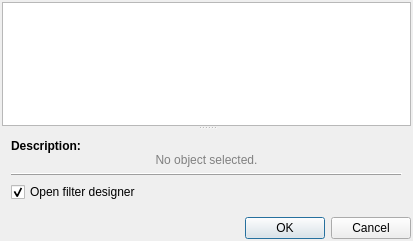
<?xml version="1.0" encoding="UTF-8"?>
<ui version="4.0">
 <class>NewSnapshotFilterWorkPanel</class>
 <widget class="QWidget" name="NewSnapshotFilterWorkPanel">
  <property name="geometry">
   <rect>
    <x>0</x>
    <y>0</y>
    <width>413</width>
    <height>241</height>
   </rect>
  </property>
  <property name="windowTitle">
   <string>New snapshot filter</string>
  </property>
  <layout class="QVBoxLayout" name="verticalLayout_2">
   <property name="margin">
    <number>2</number>
   </property>
   <item>
    <widget class="QSplitter" name="splitter">
     <property name="orientation">
      <enum>Qt::Vertical</enum>
     </property>
     <widget class="QListView" name="listView">
      <property name="sizePolicy">
       <sizepolicy hsizetype="Preferred" vsizetype="Preferred">
        <horstretch>0</horstretch>
        <verstretch>0</verstretch>
       </sizepolicy>
      </property>
      <property name="focusPolicy">
       <enum>Qt::NoFocus</enum>
      </property>
      <property name="iconSize">
       <size>
        <width>64</width>
        <height>64</height>
       </size>
      </property>
      <property name="resizeMode">
       <enum>QListView::Adjust</enum>
      </property>
      <property name="viewMode">
       <enum>QListView::IconMode</enum>
      </property>
     </widget>
     <widget class="QWidget" name="layoutWidget">
      <layout class="QVBoxLayout" name="verticalLayout">
       <item>
        <widget class="QLabel" name="descriptionLabel">
         <property name="sizePolicy">
          <sizepolicy hsizetype="Preferred" vsizetype="Minimum">
           <horstretch>0</horstretch>
           <verstretch>0</verstretch>
          </sizepolicy>
         </property>
         <property name="text">
          <string>&lt;!DOCTYPE HTML PUBLIC &quot;-//W3C//DTD HTML 4.0//EN&quot; &quot;http://www.w3.org/TR/REC-html40/strict.dtd&quot;&gt;
&lt;html&gt;&lt;head&gt;&lt;meta name=&quot;qrichtext&quot; content=&quot;1&quot; /&gt;&lt;style type=&quot;text/css&quot;&gt;
p, li { white-space: pre-wrap; }
&lt;/style&gt;&lt;/head&gt;&lt;body style=&quot; font-family:'Ubuntu'; font-size:9pt; font-weight:400; font-style:normal;&quot;&gt;
&lt;table border=&quot;0&quot; style=&quot;-qt-table-type: root; margin-top:4px; margin-bottom:4px; margin-left:4px; margin-right:4px;&quot;&gt;
&lt;tr&gt;
&lt;td style=&quot;border: none;&quot;&gt;
&lt;p style=&quot; margin-top:0px; margin-bottom:0px; margin-left:0px; margin-right:0px; -qt-block-indent:0; text-indent:0px;&quot;&gt;&lt;span style=&quot; font-weight:600; color:#000000;&quot;&gt;Description:&lt;/span&gt;&lt;/p&gt;
&lt;p align=&quot;center&quot; style=&quot; margin-top:0px; margin-bottom:0px; margin-left:0px; margin-right:0px; -qt-block-indent:0; text-indent:0px;&quot;&gt;&lt;span style=&quot; font-family:'Courier New,courier'; color:#808080;&quot;&gt;No object selected.&lt;/span&gt;&lt;/p&gt;&lt;/td&gt;&lt;/tr&gt;&lt;/table&gt;&lt;/body&gt;&lt;/html&gt;</string>
         </property>
         <property name="alignment">
          <set>Qt::AlignLeading|Qt::AlignLeft|Qt::AlignTop</set>
         </property>
        </widget>
       </item>
       <item>
        <widget class="QFrame" name="frame">
         <property name="frameShape">
          <enum>QFrame::HLine</enum>
         </property>
         <property name="frameShadow">
          <enum>QFrame::Raised</enum>
         </property>
        </widget>
       </item>
       <item>
        <widget class="QCheckBox" name="openObjectDesignerCB">
         <property name="text">
          <string>Open filter designer</string>
         </property>
         <property name="checked">
          <bool>true</bool>
         </property>
        </widget>
       </item>
      </layout>
     </widget>
    </widget>
   </item>
   <item>
    <widget class="QDialogButtonBox" name="buttonBox">
     <property name="standardButtons">
      <set>QDialogButtonBox::Cancel|QDialogButtonBox::Ok</set>
     </property>
    </widget>
   </item>
  </layout>
 </widget>
 <layoutdefault spacing="6" margin="9"/>
 <resources/>
 <connections/>
 <designerdata>
  <property name="gridDeltaX">
   <number>18</number>
  </property>
  <property name="gridDeltaY">
   <number>10</number>
  </property>
  <property name="gridSnapX">
   <bool>false</bool>
  </property>
  <property name="gridSnapY">
   <bool>true</bool>
  </property>
  <property name="gridVisible">
   <bool>true</bool>
  </property>
 </designerdata>
</ui>
